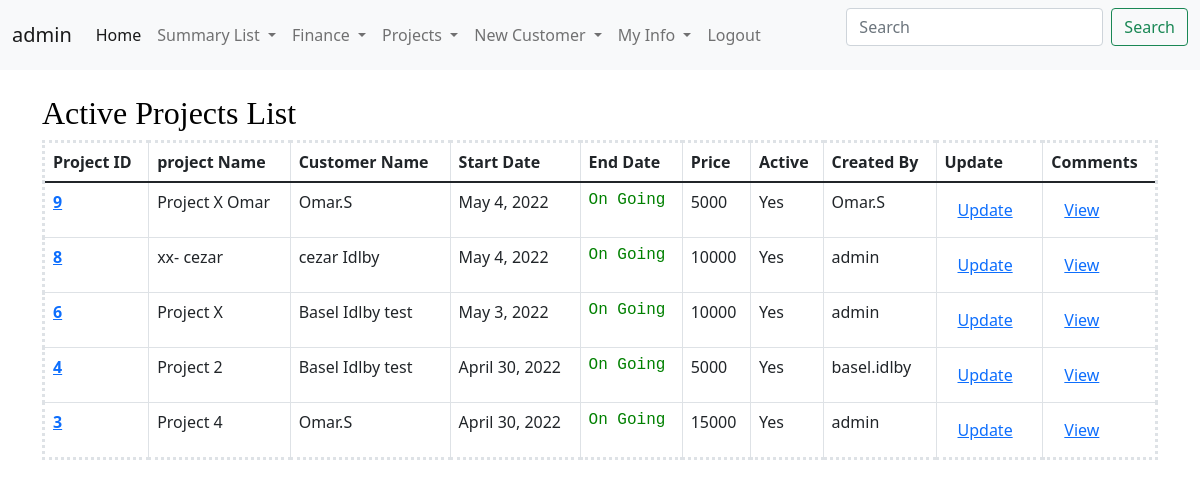
The app's page /ProjectsList (signed in), older data.
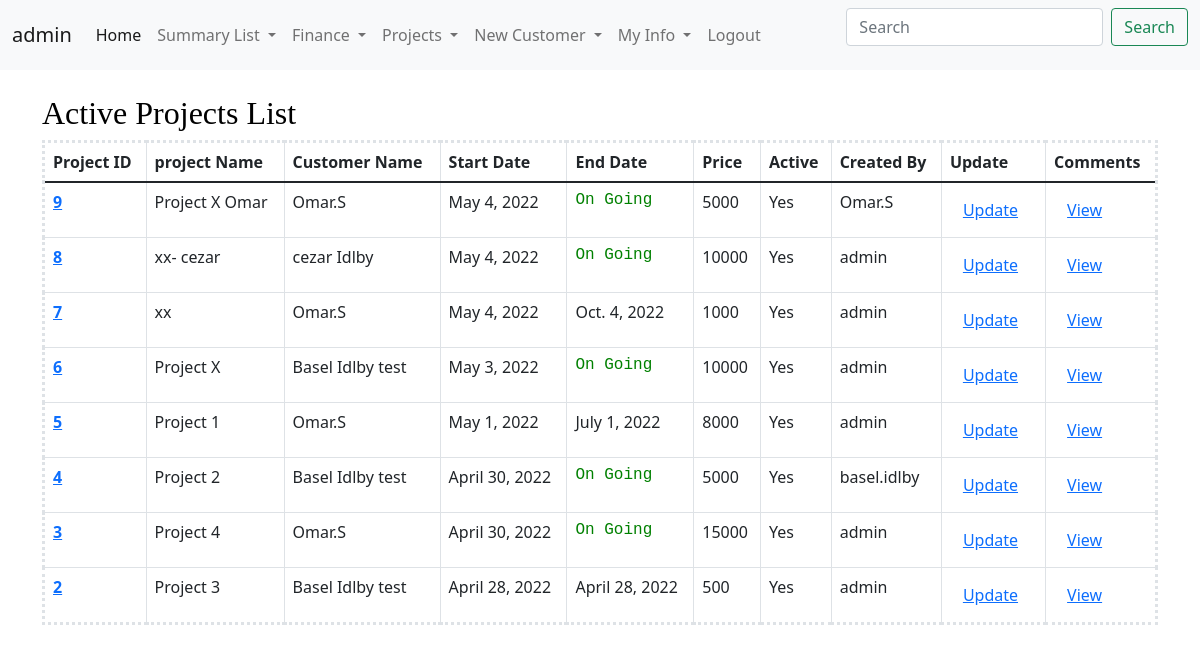
The same page, newer data.
### CRM/models.py (models this page shows, shortened)
class assignProjectModel(models.Model):
    assignId = models.AutoField(primary_key=True)
    customerId = models.ForeignKey(CustomerInfoModel,on_delete=models.DO_NOTHING)
    projectId = models.OneToOneField(ProjectInfoModel,on_delete=models.DO_NOTHING)
    assignDate = models.DateField(default=datetime.now)
    userLogin = models.CharField(max_length=50, null=True , blank=True )
    createdBy = models.ForeignKey(User, on_delete=models.DO_NOTHING)

class ProjectInfoModel(models.Model):
    projectId = models.AutoField(primary_key=True)
    projectName = models.CharField(max_length=100 , unique=True)
    projectDesc =  models.CharField(max_length=300)
    startDate = models.DateField(default= datetime.now)
    endDate = models.DateField(blank=True, null=True)
    price = models.IntegerField()
    active = models.BooleanField(default=True)
    createdBy = models.ForeignKey(User, on_delete=models.CASCADE)
    GA1 = models.CharField(max_length=100 , blank=True, null=True)
    GA2 = models.CharField(max_length=100 , blank=True, null=True)
    GB1 = models.BooleanField(default=False , blank=True, null=True)
    GB2 = models.BooleanField(default=False , blank=True, null=True)
    GD1 = models.DateField(blank=True, null=True)
    GD2 = models.DateField(blank=True, null=True)

### CRM/views.py (the view)
# urls.py: path('ProjectsList',views.ProjectsList,name='ProjectsList'),
@login_required
def ProjectsList(request):
    projectListQuery = assignProjectModel.objects.select_related('projectId_id').values_list('projectId__projectId','projectId__projectName','customerId__customerName','projectId__startDate','projectId__endDate','projectId__price','projectId__active','projectId__createdBy__username','userLogin').filter(projectId__active=True).order_by('-projectId_id')
    context = {'projectListQuery':projectListQuery}
    return render(request,'CRM/projectList.html',context)

### CRM/templates/CRM/projectList.html (shortened to what this page needs)
{% include 'CRM/base.html' %}
{% include 'CRM/navbar.html' %}
{% block content %}
<div class="container-lg">
    <h2 style="color: rgb(0, 0, 0); font-family: Georgia, 'Times New Roman', Times, serif; "> Active Projects List</h2>
<table style="border-style: dotted;" class="table table-bordered">
    <thead>
      <tr>
        <th scope="col">Project ID</th>
        <th scope="col">project Name</th>
        <th scope="col">Customer Name</th>
        <th scope="col">Start Date</th>
        <th scope="col">End Date</th>
        <th scope="col">Price</th>
        <th scope="col">Active</th>
        <th scope="col">Created By</th>
        <th scope="col">Update</th>
        <th scope="col">Comments</th>
      </tr>
    </thead>
    <tbody>
      <tr>
          {% for x in projectListQuery %}
        <th scope="row" ><a href="/customerProfile/{{x.0}}">{{x.0}}</a></th>
        <td>{{x.1}}</td>
        <td>{{x.2}}</td>
        <td>{{x.3}}</td>
        {% if x.4 == Null %} <td style="color: green; font-family: 'Courier New', Courier, monospace;">On Going</td> {% else %} <td>{{x.4}}</td> {% endif %}
        <td>{{x.5}}</td>
        {% if x.6 == True %} <td>Yes</td> {% else %} <td>No</td> {% endif %}
        <td>{{x.7}}</td>
        <td><button class="btn btn-secondery"><a href="/updateProject/{{x.0}}">Update</a></button></td>
        <td><button class="btn btn-secondery"><a href="/NewComment/{{x.0}}">View</a></button></td>
      </tr>
      {% endfor %}
    </tbody>
  </table>
</div>
{% endblock %}

Row changes from the older to the newer data that the page shows:
now on this page (row edited): ProjectInfoModel: projectId "7", x "xx", x "Omar.S", startDate "May 4, 2022", endDate "Oct. 4, 2022", price "1000", x "admin"
now on this page (row edited): ProjectInfoModel: projectId "5", projectName "Project 1", x "Omar.S", startDate "May 1, 2022", endDate "July 1, 2022", price "8000", x "admin"
now on this page (row edited): ProjectInfoModel: projectId "2", projectName "Project 3", x "Basel Idlby test", x "April 28, 2022", price "500", x "admin"
